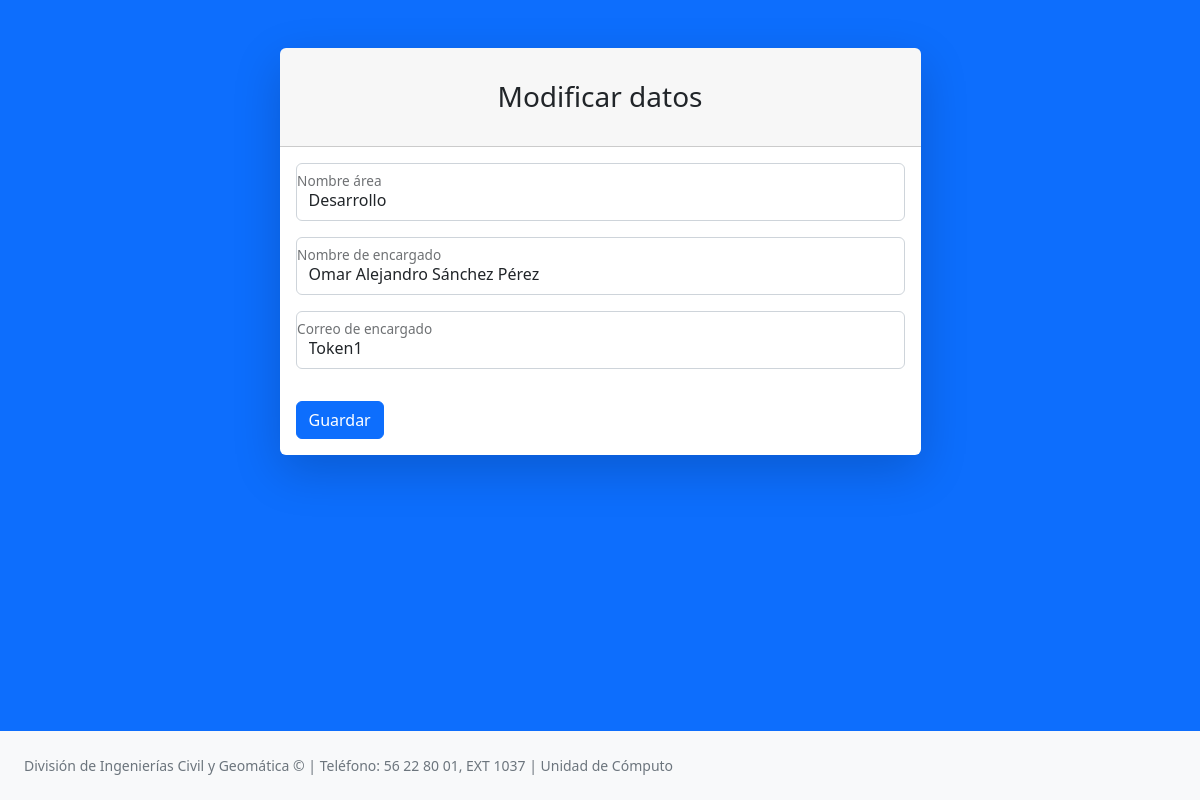
Screenshot of /SistemaAsistencias/ModificarArea.php?id=1 with the database file from the repository.
### tables this page shows
CREATE TABLE `area` (
  `idArea` int(11) NOT NULL,
  `nombreArea` varchar(60) NOT NULL,
  `nombreAyudante` varchar(60) NOT NULL,
  `Token` varchar(30) NOT NULL
);

### SistemaAsistencias/ModificarArea.php (the view, shortened to what this page needs)
<?php
$mysqli = new mysqli("localhost", "root", "", "sistema");
$idArea = $_GET['id'];
$sql = "SELECT * FROM area WHERE idArea = $idArea";
$result = $mysqli->query($sql);
if ($result->num_rows > 0) {
    $row = $result->fetch_assoc();
    $nombreArea = $row['nombreArea'];
    $nombreAyudante = $row['nombreAyudante'];
    $Token = $row['Token'];
} else {
    echo "No se encontró el área con ID: $idArea";
}
?>
<!DOCTYPE html>
<html lang="es">
    <head>
        <link href="css/styles.css" rel="stylesheet" />
    </head>
    <body class="bg-primary">
        <div id="layoutAuthentication">
            <div id="layoutAuthentication_content">
                <main>
                    <div class="container">
                        <div class="row justify-content-center">
                            <div class="col-lg-7">
                                <div class="card shadow-lg border-0 rounded-lg mt-5">
                                    <div class="card-header"><h3 class="text-center font-weight-light my-4">Modificar datos</h3></div>
                                    <div class="card-body">
                                    <form method="POST" action="ModificarArea.php?id=<?php echo $idArea; ?>">
                                        <div class="row mb-3">
                                            <div class="form-floating mb-3">
                                                <input class="form-control" id="inputLastName" type="text" name="nombreArea" placeholder="Nombre del área" value="<?php echo $nombreArea; ?>" />
                                                <label for="inputLastName">Nombre área</label>
                                            </div>
                                            <div class="form-floating mb-3">
                                                <input class="form-control" id="inputLastName" type="text" name="nombreAyudante" placeholder="Nombre del encargado" value="<?php echo $nombreAyudante; ?>" />
                                                <label for="inputLastName">Nombre de encargado</label>
                                            </div>
                                            <div class="form-floating mb-3">
                                                <input class="form-control" id="inputToken" type="text" name="Token" placeholder="Clave de registro" value="<?php echo $Token; ?>" />
                                                <label for="inputEmail">Correo de encargado</label>
                                            </div>
                                        </div>
                                        <button class="btn btn-primary" type="submit">Guardar</button>
                                    </form>
                                    </div>
                                </div>
                            </div>
                        </div>
                    </div>
                </main>
            </div>
            <div id="layoutAuthentication_footer">
            <footer class="py-4 bg-light mt-auto">
                    <div class="container-fluid px-4">
                        <div class="d-flex align-items-center justify-content-between small">
                            <div class="text-muted">División de Ingenierías Civil y Geomática &copy; | Teléfono: 56 22 80 01, EXT 1037  | Unidad de Cómputo </div>
                        </div>
                    </div>
                </footer>
            </div>
        </div>
    </body>
</html>

### rows the page displays
area: nombreArea "Desarrollo", nombreAyudante "Omar Alejandro Sánchez Pérez", Token "Token1"
